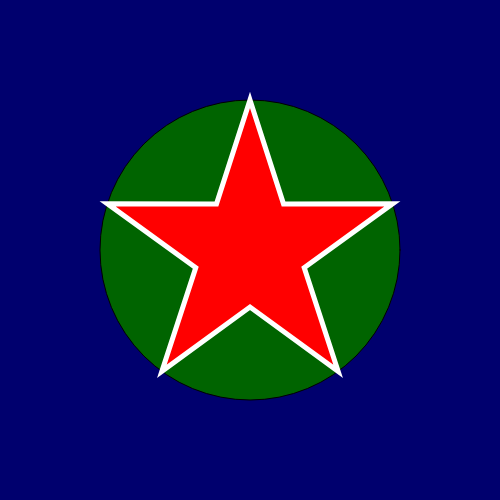
Frame 1 (no input)
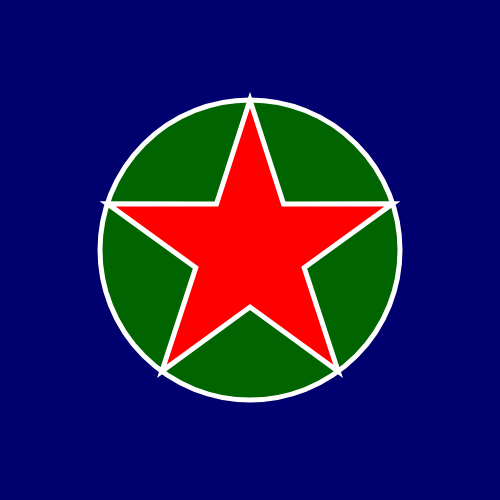
Frame 60 (no input)
Frame 120 (the mouse pressed at the canvas centre since frame 60): identical to frame 60, image omitted

The p5.js sketch that drew these frames (run headless with seeded random() and noise() and a simulated clock; from frame 60 on, the mouse is pressed at the canvas centre):

// p5.js sketch
// ── sketch.js
function setup() {
  createCanvas(500, 500);
}

function draw() {
 background(0, 0, 110);

 let centerX = width / 2;
 let centerY = width / 2;
 
 fill(0, 100, 0);
 ellipse(centerX, centerY, 300, 300);


  stroke(255);
  strokeWeight(5);
  
  fill(255, 0, 0)
  drawStar(250, 250, 150, 220, 5);
  
}

function drawStar(x, y, size) {
  beginShape(); // Begin defining a shape

  let angle = TWO_PI / 5; // Angular separation between star points

  for (let a = -PI/2; a < TWO_PI - PI/2; a += angle) {
    let outerX = x + cos(a) * size; // Calculate outer point x-coordinate
    let outerY = y + sin(a) * size; // Calculate outer point y-coordinate
    vertex(outerX, outerY); // Set vertex at the outer point

    let innerX = x + cos(a + angle/2) * (size * 0.38); // Calculate inner point x-coordinate
    let innerY = y + sin(a + angle/2) * (size * 0.38); // Calculate inner point y-coordinate
    vertex(innerX, innerY); // Set vertex at the inner point
  }

  endShape(CLOSE); // End the shape and connect the last and first vertices
}
